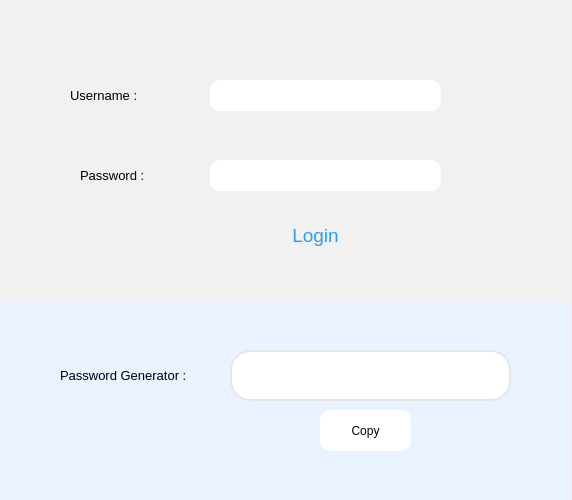
<?xml version="1.0" encoding="UTF-8"?>
<ui version="4.0">
 <class>MainWindow</class>
 <widget class="QMainWindow" name="MainWindow">
  <property name="geometry">
   <rect>
    <x>0</x>
    <y>0</y>
    <width>572</width>
    <height>500</height>
   </rect>
  </property>
  <property name="windowTitle">
   <string>Longin</string>
  </property>
  <property name="iconSize">
   <size>
    <width>30</width>
    <height>30</height>
   </size>
  </property>
  <widget class="QWidget" name="centralwidget">
   <widget class="QWidget" name="widget" native="true">
    <property name="geometry">
     <rect>
      <x>-30</x>
      <y>300</y>
      <width>601</width>
      <height>201</height>
     </rect>
    </property>
    <property name="styleSheet">
     <string notr="true">QWidget{
background :rgb(233, 243, 255);
}</string>
    </property>
    <widget class="QLabel" name="generator_label">
     <property name="geometry">
      <rect>
       <x>90</x>
       <y>50</y>
       <width>171</width>
       <height>51</height>
      </rect>
     </property>
     <property name="font">
      <font>
       <pointsize>10</pointsize>
      </font>
     </property>
     <property name="text">
      <string>Password Generator :</string>
     </property>
    </widget>
    <widget class="QLineEdit" name="generator_lineEdit">
     <property name="geometry">
      <rect>
       <x>260</x>
       <y>50</y>
       <width>281</width>
       <height>51</height>
      </rect>
     </property>
     <property name="styleSheet">
      <string notr="true">QLineEdit{
background :rgb(255, 255, 255);
border : 2px solid rgb(230, 230, 230);
border-radius :20px;
}</string>
     </property>
    </widget>
    <widget class="QPushButton" name="copy_pushButton">
     <property name="geometry">
      <rect>
       <x>350</x>
       <y>110</y>
       <width>91</width>
       <height>41</height>
      </rect>
     </property>
     <property name="styleSheet">
      <string notr="true">QPushButton{
background : rgb(255, 255, 255);
border-radius : 10px;
}</string>
     </property>
     <property name="text">
      <string>Copy</string>
     </property>
    </widget>
    <widget class="QPushButton" name="redo_pushButton">
     <property name="geometry">
      <rect>
       <x>500</x>
       <y>60</y>
       <width>31</width>
       <height>31</height>
      </rect>
     </property>
     <property name="font">
      <font>
       <pointsize>12</pointsize>
      </font>
     </property>
     <property name="text">
      <string/>
     </property>
     <property name="icon">
      <iconset>
       <normaloff>../icon/redo.png</normaloff>../icon/redo.png</iconset>
     </property>
     <property name="iconSize">
      <size>
       <width>100</width>
       <height>100</height>
      </size>
     </property>
     <property name="checkable">
      <bool>false</bool>
     </property>
     <property name="autoDefault">
      <bool>false</bool>
     </property>
     <property name="default">
      <bool>false</bool>
     </property>
     <property name="flat">
      <bool>true</bool>
     </property>
    </widget>
   </widget>
   <widget class="QWidget" name="widget_2" native="true">
    <property name="geometry">
     <rect>
      <x>0</x>
      <y>0</y>
      <width>571</width>
      <height>301</height>
     </rect>
    </property>
    <property name="styleSheet">
     <string notr="true">QWidget{
background : rgb(241, 241, 241);
}</string>
    </property>
    <widget class="QPushButton" name="login_pushButton">
     <property name="geometry">
      <rect>
       <x>240</x>
       <y>210</y>
       <width>151</width>
       <height>51</height>
      </rect>
     </property>
     <property name="font">
      <font>
       <pointsize>14</pointsize>
      </font>
     </property>
     <property name="styleSheet">
      <string notr="true">QPushButton{
color: rgb(44, 157, 255);

}</string>
     </property>
     <property name="text">
      <string>Login</string>
     </property>
     <property name="flat">
      <bool>true</bool>
     </property>
    </widget>
    <widget class="QLabel" name="password_label">
     <property name="geometry">
      <rect>
       <x>80</x>
       <y>150</y>
       <width>101</width>
       <height>51</height>
      </rect>
     </property>
     <property name="font">
      <font>
       <pointsize>10</pointsize>
      </font>
     </property>
     <property name="text">
      <string>Password :</string>
     </property>
    </widget>
    <widget class="QLineEdit" name="password_lineEdit">
     <property name="geometry">
      <rect>
       <x>210</x>
       <y>160</y>
       <width>231</width>
       <height>31</height>
      </rect>
     </property>
     <property name="styleSheet">
      <string notr="true">QLineEdit{
background : rgb(255, 255, 255);
border-radius : 10px;
}</string>
     </property>
    </widget>
    <widget class="QLabel" name="username_label">
     <property name="geometry">
      <rect>
       <x>70</x>
       <y>70</y>
       <width>101</width>
       <height>51</height>
      </rect>
     </property>
     <property name="font">
      <font>
       <pointsize>10</pointsize>
      </font>
     </property>
     <property name="text">
      <string>Username :</string>
     </property>
    </widget>
    <widget class="QLineEdit" name="username_lineEdit">
     <property name="geometry">
      <rect>
       <x>210</x>
       <y>80</y>
       <width>231</width>
       <height>31</height>
      </rect>
     </property>
     <property name="styleSheet">
      <string notr="true">QLineEdit{
background : rgb(255, 255, 255);
border-radius : 10px;
}</string>
     </property>
    </widget>
    <zorder>password_lineEdit</zorder>
    <zorder>login_pushButton</zorder>
    <zorder>password_label</zorder>
    <zorder>username_label</zorder>
    <zorder>username_lineEdit</zorder>
   </widget>
  </widget>
 </widget>
 <resources/>
 <connections/>
</ui>
